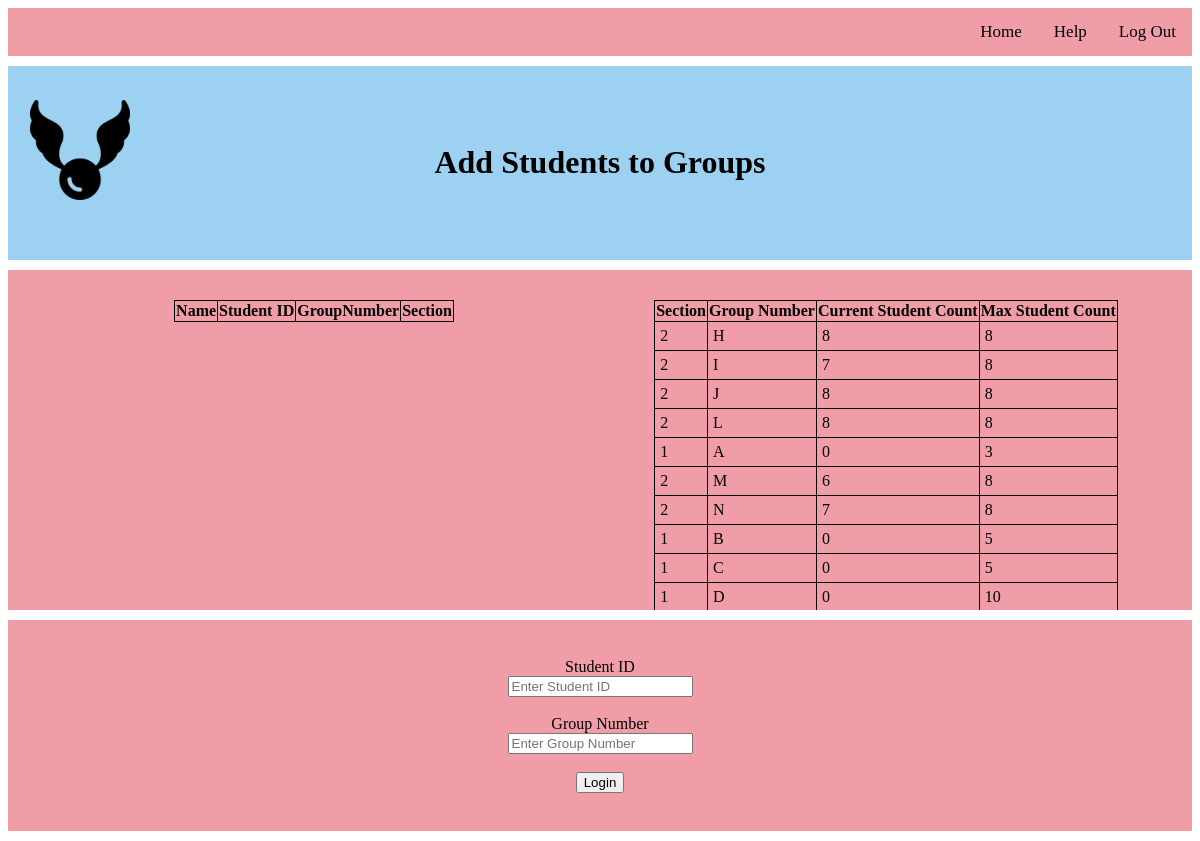
The page /AddStudentsToGroupsPage.php on the database its author committed.
### tables this page shows
CREATE TABLE `grup` (
  `section` int(10) NOT NULL,
  `grupNumber` varchar(10) NOT NULL,
  `studentNumberInAGrup` int(11) NOT NULL,
  `minStudentCount` int(10) NOT NULL,
  `maxStudentCount` int(10) NOT NULL,
  `id` int(11) NOT NULL
);

### htdocs/additionals/db.class.php (called while the page is built)
<?php
class db {
    private $host = 'localhost';
    private $user = 'maruf';
    private $password = '123456';
    private $dbName = 'peerreview';
    protected function connect()
    {
      $dsn = 'mysql:host=' . $this->host . ';dbname=' . $this->dbName;
      $pdo = new PDO($dsn, $this->user,$this->password);
      $pdo->setAttribute( PDO::ATTR_DEFAULT_FETCH_MODE, PDO::FETCH_ASSOC);
      return $pdo;
    }
}

### htdocs/additionals/Group.class.php (called while the page is built, shortened)
<?php
class Group extends db{
  protected function getAllGroups()
  {
    $sql = "SELECT * FROM grup";
    $stmt = $this->connect()->prepare($sql);
    $stmt->execute([]);
    $results = $stmt->fetchAll();
    return $results;
  }
}
 ?>

### htdocs/additionals/GroupView.class.php (the view, shortened to what this page needs)
<?php
class GroupView extends Group{
public function showAllGroups()
{
  $results = $this->getAllGroups();
  echo "<table align='center'>
    <tr>
    <th>Section</th>
    <th>Group Number</th>
    <th>Current Student Count</th>
    <th>Max Student Count</th>
    </tr>";
      foreach ($results as $user)
    {
      echo "<tr>";
      echo "<td align='center' style='border:1px solid trader_cdl3blackcrows; font-size:18; '>" . $user['section'] . "</td>";
      echo "<td align='center'style='border:1px solid black; font-size:18; '>" . $user['grupNumber'] . "</td>";
      echo "<td align='center'style='border:1px solid black; font-size:18; '>" . $user['studentNumberInAGrup']. "</td>";
      echo "<td align='center'style='border:1px solid black; font-size:18; '>" . $user['maxStudentCount']. "</td>";
      echo "</tr>";
    }
  echo "</table>";
}
}

### htdocs/AddStudentsToGroupsPage.php (style rules this page uses)
* { box-sizing: border-box; }
table, th, td { border: 1px solid black; border-collapse: collapse; align-content: center; }
td { padding: 5px; text-align: left; }
th { text-align: center; }

### rows shown on the page
grup: section "2", grupNumber "H", studentNumberInAGrup "8", maxStudentCount "8"
grup: section "2", grupNumber "I", studentNumberInAGrup "7", maxStudentCount "8"
grup: section "2", grupNumber "J", studentNumberInAGrup "8", maxStudentCount "8"
grup: section "2", grupNumber "L", studentNumberInAGrup "8", maxStudentCount "8"
grup: section "1", grupNumber "A", studentNumberInAGrup "0", maxStudentCount "3"
grup: section "2", grupNumber "M", studentNumberInAGrup "6", maxStudentCount "8"
grup: section "2", grupNumber "N", studentNumberInAGrup "7", maxStudentCount "8"
grup: section "1", grupNumber "B", studentNumberInAGrup "0", maxStudentCount "5"
grup: section "1", grupNumber "C", studentNumberInAGrup "0", maxStudentCount "5"
grup: section "1", grupNumber "D", studentNumberInAGrup "0", maxStudentCount "10"
